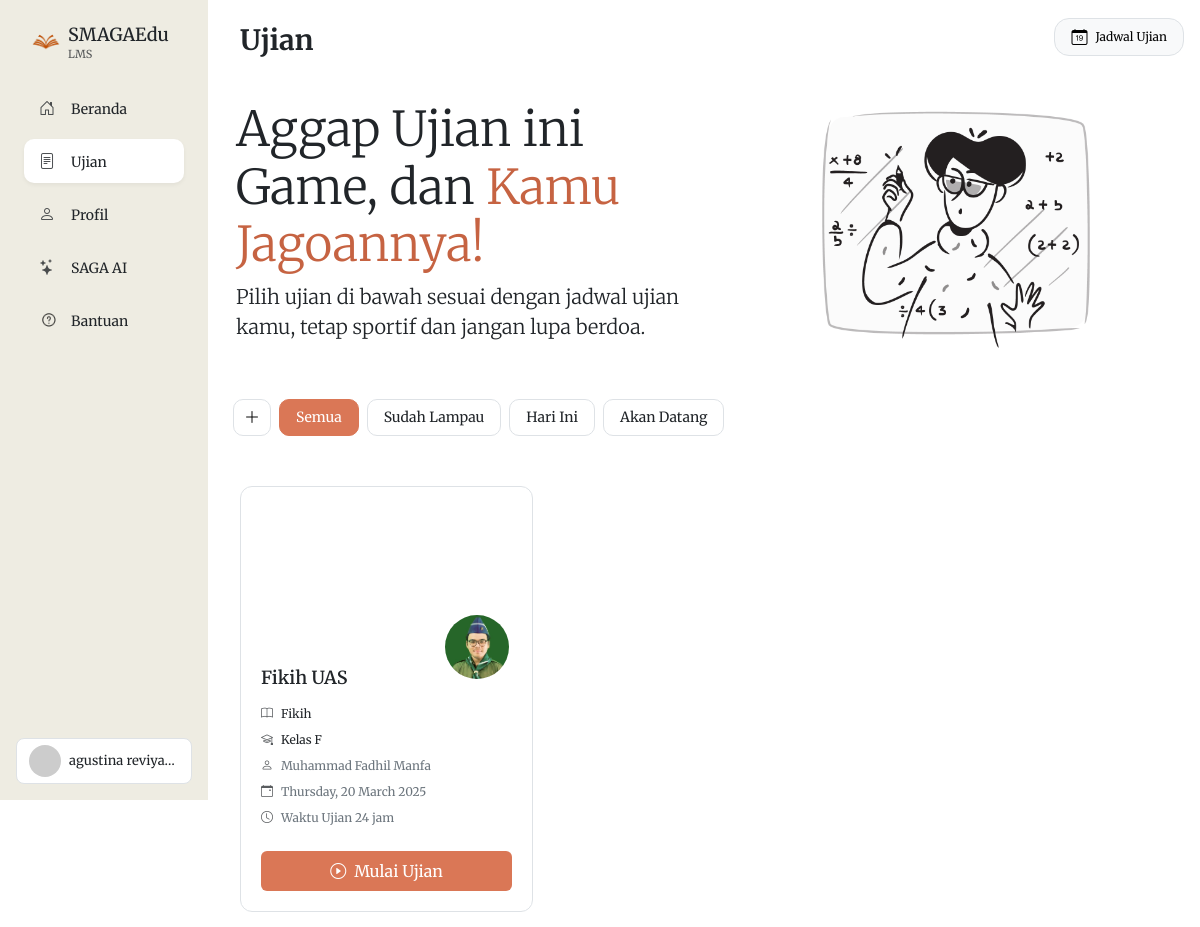
Screenshot of /ujian.php (signed in) with the database file from the repository.
### tables this page shows
CREATE TABLE `siswa` (
  `id` int(255) NOT NULL,
  `nama` varchar(1000) NOT NULL,
  `username` varchar(100) NOT NULL,
  `password` varchar(1000) NOT NULL,
  `tingkat` varchar(20) DEFAULT NULL,
  `foto_profil` varchar(1000) NOT NULL,
  `tahun_masuk` int(225) DEFAULT NULL,
  `no_hp` int(225) DEFAULT NULL,
  `alamat` varchar(1000) DEFAULT NULL,
  `nis` int(225) DEFAULT NULL,
  `photo_type` enum('upload','avatar') DEFAULT NULL,
  `photo_url` varchar(255) DEFAULT NULL
);

CREATE TABLE `ujian` (
  `id` int(11) NOT NULL,
  `judul` varchar(255) NOT NULL,
  `deskripsi` text DEFAULT NULL,
  `guru_id` varchar(100) NOT NULL,
  `kelas_id` int(11) NOT NULL,
  `mata_pelajaran` varchar(100) NOT NULL,
  `materi` text DEFAULT NULL,
  `tanggal_mulai` datetime NOT NULL,
  `tanggal_selesai` datetime NOT NULL,
  `durasi` int(11) NOT NULL,
  `status` enum('draft','published','selesai') DEFAULT 'draft',
  `created_at` timestamp NOT NULL DEFAULT current_timestamp()
);

CREATE TABLE `guru` (
  `id` int(11) NOT NULL,
  `username` varchar(100) NOT NULL,
  `password` varchar(100) NOT NULL,
  `namaLengkap` varchar(100) NOT NULL,
  `namaSebutan` varchar(1000) NOT NULL,
  `jabatan` varchar(1000) NOT NULL,
  `foto_profil` varchar(255) DEFAULT NULL,
  `foto_latarbelakang` varchar(255) DEFAULT NULL,
  `universitas` varchar(100) DEFAULT NULL,
  `sertifikasi1` text DEFAULT NULL,
  `sertifikasi2` text DEFAULT NULL,
  `sertifikasi3` text DEFAULT NULL,
  `publikasi1` text DEFAULT NULL,
  `publikasi2` text DEFAULT NULL,
  `publikasi3` text DEFAULT NULL,
  `proyek1` text DEFAULT NULL,
  `proyek2` text DEFAULT NULL,
  `proyek3` text DEFAULT NULL,
  `pendidikan_s1` varchar(255) DEFAULT NULL,
  `pendidikan_s2` varchar(255) DEFAULT NULL,
  `pendidikan_lainnya` varchar(255) DEFAULT NULL
);

CREATE TABLE `kelas` (
  `id` int(11) NOT NULL,
  `kode_kelas` varchar(10) DEFAULT NULL,
  `nama_kelas` varchar(100) DEFAULT NULL,
  `deskripsi` text DEFAULT NULL,
  `guru_id` varchar(50) DEFAULT NULL,
  `mata_pelajaran` varchar(100) DEFAULT NULL,
  `tingkat` varchar(20) DEFAULT NULL,
  `created_at` timestamp NOT NULL DEFAULT current_timestamp(),
  `background_image` varchar(1000) NOT NULL,
  `is_archived` tinyint(1) DEFAULT 0,
  `materi` text DEFAULT NULL,
  `is_public` tinyint(1) DEFAULT 0,
  `max_siswa` int(11) DEFAULT NULL
);

### ujian.php (the view, shortened to what this page needs)
<?php
require "koneksi.php";
$userid = $_SESSION['userid'];
$query = "SELECT u.*, k.mata_pelajaran, k.tingkat, k.background_image,
          (SELECT COUNT(*) FROM jawaban_ujian ju
           WHERE ju.ujian_id = u.id AND ju.siswa_id = s.id) as sudah_ujian
          FROM ujian u
          JOIN kelas k ON u.kelas_id = k.id
          JOIN kelas_siswa ks ON k.id = ks.kelas_id
          JOIN siswa s ON ks.siswa_id = s.id
          WHERE s.username = '$userid'
          ORDER BY u.tanggal_mulai ASC";
$result = mysqli_query($koneksi, $query);
function getExamStatus($startTime, $endTime)
{
    $now = time();
    $start = strtotime($startTime);
    $end = strtotime($endTime);
    if ($now < $start) {
        $diffSeconds = $start - $now;
        $hours = floor($diffSeconds / 3600);
        $minutes = floor(($diffSeconds % 3600) / 60);
        return [
            'status' => 'waiting',
            'countdown' => "$hours jam $minutes menit"
        ];
    } elseif ($now >= $start && $now <= $end) {
        return [
            'status' => 'ongoing',
            'countdown' => ''
        ];
    } else {
        return [
            'status' => 'ended',
            'countdown' => ''
        ];
    }
}
$query_siswa = "SELECT s.*,
    k.nama_kelas AS kelas_saat_ini
    FROM siswa s
    LEFT JOIN kelas_siswa ks ON s.id = ks.siswa_id
    LEFT JOIN kelas k ON ks.kelas_id = k.id
    WHERE s.username = ?";
$stmt_siswa = mysqli_prepare($koneksi, $query_siswa);
mysqli_stmt_bind_param($stmt_siswa, "s", $userid);
mysqli_stmt_execute($stmt_siswa);
$result_siswa = mysqli_stmt_get_result($stmt_siswa);
$siswa = mysqli_fetch_assoc($result_siswa);
?>
<!DOCTYPE html>
<html lang="en">
<head>
    <link href="https://cdn.jsdelivr.net/npm/bootstrap@5.3.3/dist/css/bootstrap.min.css" rel="stylesheet">
    <link rel="stylesheet" href="https://cdn.jsdelivr.net/npm/bootstrap-icons/font/bootstrap-icons.css">
</head>
<body>
    <div class="container-fluid">
        <div class="row">
            <?php include 'includes/sidebar_siswa.php'; ?>
        </div>
    </div>
    <div class="col col-utama mt-1 p-md-0 mt-md-0">
        <div class="p-md-3 pb-md-2 d-flex ms-3 mt-md-0 ms-md-0 p-3 mb-1 salam justify-content-between align-items-center">
            <div class="mt-md-2">
                <h3 class="fw-bold mb-0">Ujian</h3>
            </div>
            <div class="d-flex d-none d-md-block">
                <button type="button"
                    data-bs-toggle="modal"
                    data-bs-target="#modal_jadwal_ujian"
                    class="btn btn-light border d-flex align-items-center gap-2 px-3" style="border-radius: 15px;">
                    <i class="bi bi-calendar-date"></i>
                    <span class="d-none d-md-inline" style="font-size: 12px;">Jadwal Ujian</span>
                </button>
            </div>
        </div>
        <div class="jumbotron jumbotron-fluid mb-md-2 d-none d-md-block">
            <div class="container">
                <div class="row align-items-center">
                    <div class="col-md-6 mb-3 mb-md-0">
                        <div id="jumbotron-khusus" class="jumbotron-content active">
                            <h2 class="display-5">
                                Aggap Ujian ini Game, dan <span style="color: rgb(198, 99, 66);">Kamu Jagoannya!</span>
                            </h2>
                            <p class="lead">Pilih ujian di bawah sesuai dengan jadwal ujian kamu, tetap sportif dan jangan lupa berdoa.</p>
                        </div>
                    </div>
                    <div class="col-md-6 text-center d-none d-md-block">
                        <img src="assets/ujian_siswa.png" class="img-fluid jumbotron-image" id="jumbotron-image" alt="Ilustrasi kelas" style="max-height: 20rem;">
                    </div>
                </div>
            </div>
        </div>
                <div class="filter-container ms-4 ms-md-0 mb-4">
            <div class="d-flex align-items-center">
                <div class="filter-pills-wrapper d-flex justify-content-start">
                    <button class="btn btn-light border ms-2 flex-shrink-0 me-2" id="addFilterBtn" data-bs-toggle="modal" data-bs-target="#addFilterModal">
                        <i class="bi bi-plus-lg"></i>
                    </button>
                    <div class="filter-pills d-flex gap-2">
                        <button class="btn btn-filter active" data-filter="all">Semua</button>
                        <button class="btn btn-filter" data-filter="past">Sudah Lampau</button>
                        <button class="btn btn-filter" data-filter="today">Hari Ini</button>
                        <button class="btn btn-filter" data-filter="upcoming">Akan Datang</button>
                    </div>
                </div>
            </div>
        </div>
        <div class="row g-4 m-0">
            <?php if (mysqli_num_rows($result) > 0):
                while ($ujian = mysqli_fetch_assoc($result)):
                    $guru_id = $ujian['guru_id'];
                    $query_guru = "SELECT foto_profil, namaLengkap FROM guru WHERE username = '$guru_id'";
                    $result_guru = mysqli_query($koneksi, $query_guru);
                    $guru = mysqli_fetch_assoc($result_guru);
                    $bg_image = !empty($ujian['background_image']) ? $ujian['background_image'] : 'assets/bg.jpg';
                    if (!function_exists('formatDurasi')) {
                        function formatDurasi($menit)
                        {
                            if ($menit >= 60) {
                                $jam = floor($menit / 60);
                                $sisa_menit = $menit % 60;
                                if ($sisa_menit > 0) {
                                    return $jam . " jam " . $sisa_menit . " menit";
                                } else {
                                    return $jam . " jam";
                                }
                            } else {
                                return $menit . " menit";
                            }
                        }
                    }
            ?>
                    <div class="col-12 col-md-6 pt-0 mt-1 p-md-3 col-lg-4" style="padding: 2rem;">
                        <div class="class-card border" style="transition: all 0.3s ease;">
                            <div class="class-banner" style="background-image: url('<?php echo $bg_image; ?>')">
                                <img src="<?php echo !empty($guru['foto_profil']) ? 'uploads/profil/' . $guru['foto_profil'] : 'assets/pp.png'; ?>"
                                    class="profile-circle" data-aos="fade-up">
                            </div>
                            <div class="class-content">
                                <h4 class="class-title mb-3"><?php echo htmlspecialchars($ujian['judul']); ?></h4>
                                <div class="class-meta" style="font-size: 12px;">
                                    <div class="row g-2">
                                        <div class="col-12">
                                            <div class="d-flex align-items-center">
                                                <i class="bi bi-book me-2 text-muted"></i>
                                                <span class="text-dark"><?php echo htmlspecialchars($ujian['mata_pelajaran']); ?></span>
                                            </div>
                                        </div>
                                        <div class="col-12">
                                            <div class="d-flex align-items-center">
                                                <i class="bi bi-mortarboard me-2 text-muted"></i>
                                                <span class="text-dark">Kelas <?php echo htmlspecialchars($ujian['tingkat']); ?></span>
                                            </div>
                                        </div>
                                        <div class="col-12">
                                            <div class="d-flex align-items-center">
                                                <i class="bi bi-person me-2 text-muted"></i>
                                                <span class="text-secondary"><?php echo htmlspecialchars($guru['namaLengkap']); ?></span>
                                            </div>
                                        </div>
                                        <div class="col-12">
                                            <div class="d-flex align-items-center">
                                                <i class="bi bi-calendar-event me-2 text-muted"></i>
                                                <span class="text-secondary"><?php echo date('l, d F Y', strtotime($ujian['tanggal_mulai'])); ?></span>
                                            </div>
                                        </div>
                                        <div class="col-12">
                                            <div class="d-flex align-items-center">
                                                <i class="bi bi-clock me-2 text-muted"></i>
                                                <span class="text-secondary">Waktu Ujian <?php echo formatDurasi($ujian['durasi']); ?></span>
                                            </div>
                                        </div>
                                    </div>
                                </div>
                                <div class="mt-4">
                                    <?php
                                    $examStatus = getExamStatus($ujian['tanggal_mulai'], $ujian['tanggal_selesai']);
                                    if ($examStatus['status'] === 'ongoing'): ?>
                                        <?php if ($ujian['sudah_ujian'] > 0): ?>
                                            <button class="btn btn-secondary px-3 py-2 w-100"
                                                data-bs-toggle="modal"
                                                data-bs-target="#ujianSelesaiModal">
                                                <i class="bi bi-check-circle me-1"></i> Sudah Ujian
                                            </button>
                                        <?php else: ?>
                                            <a href="mulai_ujian.php?id=<?php echo $ujian['id']; ?>"
                                                class="btn btn-primary px-3 py-2 w-100"
                                                style="background: rgb(218, 119, 86); border: none;">
                                                <i class="bi bi-play-circle me-1"></i> Mulai Ujian
                                            </a>
                                        <?php endif; ?>
                                    <?php endif; ?>
                                </div>
                            </div>
                        </div>
                    </div>
                <?php endwhile;
            endif; ?>
        </div>
</body>
</html>

### includes/sidebar_siswa.php (shortened to what this page needs)
<div class="col-auto vh-100 p-3 p-md-4 menu-samping d-none d-md-block" style="background-color:rgb(238, 236, 226)">
    <div class="ps-2 mb-4">
        <a href="beranda.php" class="text-decoration-none text-dark d-flex align-items-center gap-2">
            <img src="assets/smagaedu.png" alt="" width="28" class="logo_orange">
            <div>
                <h1 class="m-0" style="font-size: 18px;">SMAGAEdu</h1>
                <p class="m-0 text-muted" style="font-size: 11px;">LMS</p>
            </div>
        </a>
    </div>
    <div class="d-flex flex-column gap-1">
        <?php
        $menu_items = [
            ['url' => 'beranda.php', 'icon' => 'bi-house-door', 'text' => 'Beranda'],
            ['url' => 'ujian.php', 'icon' => 'bi-file-text', 'text' => 'Ujian'],
            ['url' => 'profil.php', 'icon' => 'bi-person', 'text' => 'Profil'],
            ['url' => 'ai.php', 'icon' => 'bi-stars', 'text' => 'SAGA AI'],
            ['url' => 'bantuan.php', 'icon' => 'bantuan_outfill.png', 'text' => 'Bantuan', 'is_image' => true]
        ];
        $current_page = basename($_SERVER['PHP_SELF']);
        foreach($menu_items as $item) {
            $is_active = ($current_page === $item['url']) ? 'active' : '';
            ?>
            <a href="<?= $item['url'] ?>" class="text-decoration-none text-dark">
                <div class="menu-item <?= $is_active ?> d-flex align-items-center">
                    <?php if(isset($item['is_image']) && $item['is_image']): ?>
                        <img src="assets/<?= $item['icon'] ?>" alt="" class="menu-icon">
                    <?php else: ?>
                        <i class="bi <?= $item['icon'] ?> menu-icon"></i>
                    <?php endif; ?>
                    <div>
                        <span class="menu-text m-0 p-0"><?= $item['text'] ?></span>
                    </div>
                </div>
            </a>
        <?php } ?>
    </div>
    <div class="mt-auto position-absolute bottom-0 start-0 p-3 w-100">
        <div class="dropdown">
            <button class="btn d-flex align-items-center gap-2 w-100 rounded-3 border bg-white" type="button" data-bs-toggle="dropdown">
            <img src="<?php
                                        if (!empty($siswa['photo_url'])) {
                                            if ($siswa['photo_type'] === 'avatar') {
                                                echo $siswa['photo_url'];
                                            }
                                            else if ($siswa['photo_type'] === 'upload') {
                                                echo $siswa['photo_url'];
                                            }
                                        } else {
                                            echo 'assets/pp.png';
                                        }
                                    ?>" width="32" class="rounded-circle">
                <span class="text-truncate" style="font-size: 13px;"><?php echo $siswa['nama']; ?></span>
            </button>
        </div>
    </div>
</div>

### rows the page displays
siswa: nama "agustina reviya…"
ujian: guru.foto_profil (picture), judul "Fikih UAS", kelas.mata_pelajaran "Fikih", kelas.tingkat "F", guru.namaLengkap "Muhammad Fadhil Manfa", tanggal_mulai "Thursday, 20 March 2025", durasi "24 jam"

### other values shown
$item['text'] "Beranda"
$item['text'] "Ujian"
$item['text'] "Profil"
$item['text'] "SAGA AI"
$item['text'] "Bantuan"
